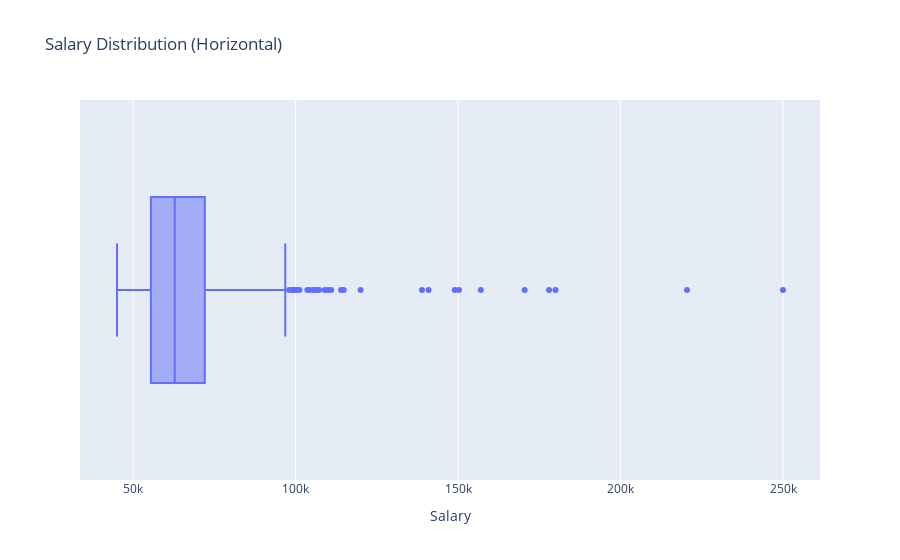

Here is the notebook cell this chart was saved with:
### Markdown cell above
---

### 🎯 Exercise 2: Salary box plot (horizontal)

#### 👇 Tasks

- ✔️ Draw a horizontal box plot of `Salary`.
- ✔️ Store your figure to a variable named `fig`.
- ✔️ Add an appropriate title to your figure.
- ✔️ Display the figure using `fig.show()`

### Code cell
# YOUR CODE BEGINS
fig = px.box(df_hr, x="Salary", title="Salary Distribution (Horizontal)")
fig.show()
# YOUR CODE ENDS

### Figure 1 — Plotly figure (JSON) as saved in the notebook; plotly's stock layout.template omitted (floating-point values rounded to 4 significant figures; data arrays with more than 128 entries replaced by an {"elided": "..."} marker saying what was removed)
{"data": [{"alignmentgroup": "True", "hovertemplate": "Salary=%{x}<extra></extra>", "legendgroup": "", "marker": {"color": "#636efa"}, "name": "", "notched": false, "offsetgroup": "", "orientation": "h", "showlegend": false, "type": "box", "x": {"elided": "311 int values"}, "x0": " ", "xaxis": "x", "y0": " ", "yaxis": "y"}], "layout": {"boxmode": "group", "legend": {"tracegroupgap": 0}, "title": {"text": "Salary Distribution (Horizontal)"}, "xaxis": {"anchor": "y", "domain": [0, 1], "title": {"text": "Salary"}}, "yaxis": {"anchor": "x", "domain": [0, 1]}}}
